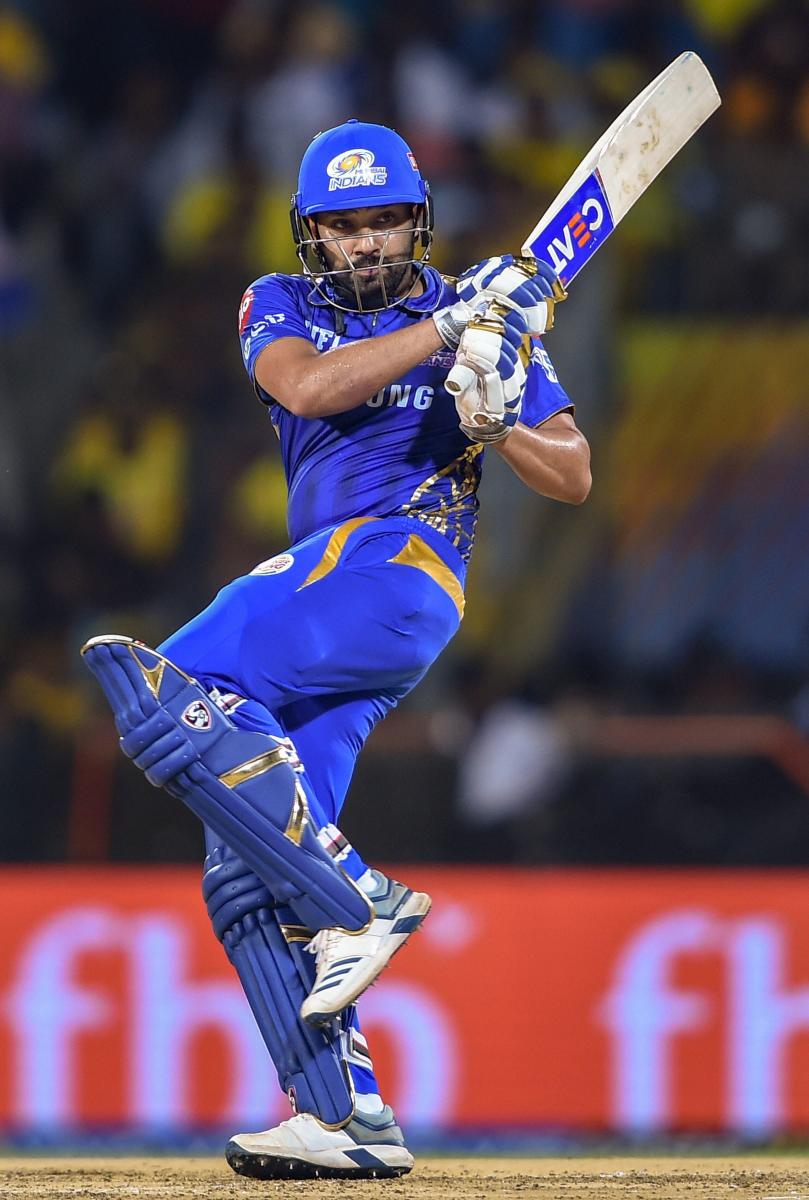
#> input picture Rohit.jpg, 809 x 1200 px
$ python task_1_img_sketch.py
#> lines starting #> are read from the running program, lines starting #| are printed output that depends on the picture

# Data Science Internship @LetsGrowMore.

# Name : Sushil Sharma

# Task 1 :-Image To Pencil Sketch with Python.

# Step 1 :- Import librery.

from google.colab.patches import cv2_imshow
import cv2

# Step 2 :- Read the Image.

Hitmanimage = cv2.imread('Rohit.jpg', 1)
#> Hitmanimage is the input picture: shape (1200, 809, 3); mean B, G, R 93.6, 74.9, 93.6
cv2_imshow(Hitmanimage)

# Step 3 :-Convert Image into Grayscale

gray_image_of_Hitman=cv2.cvtColor(Hitmanimage, cv2.COLOR_BGR2GRAY)
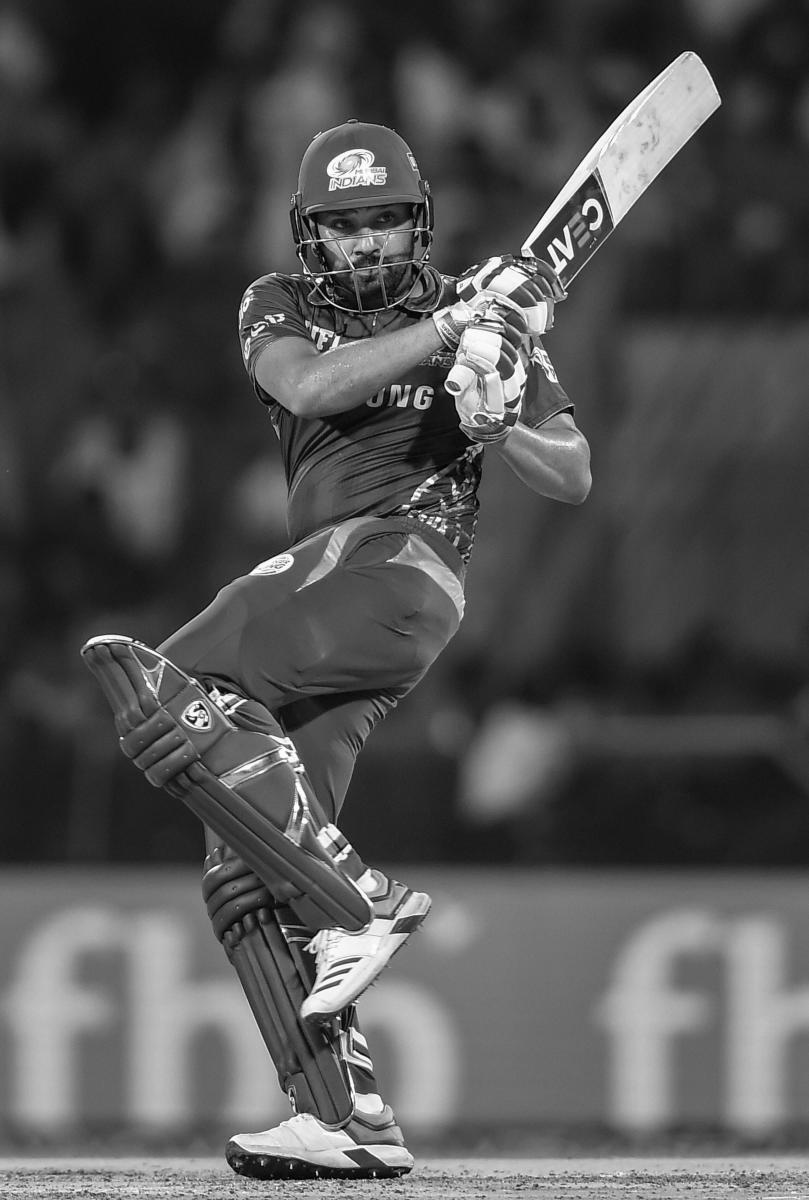
#> gray_image_of_Hitman: shape (1200, 809); min 0, max 255, mean 82.6
cv2_imshow(gray_image_of_Hitman)

# Step 4 :-Invert the gray scale Image

inverted_gray_image_of_Hitman=255-gray_image_of_Hitman
cv2_imshow(inverted_gray_image_of_Hitman)

# Step 5 :-Blur the image by gaussian Function

blurred_img_of_Hitman = cv2.GaussianBlur(inverted_gray_image_of_Hitman, (21,21), 0)
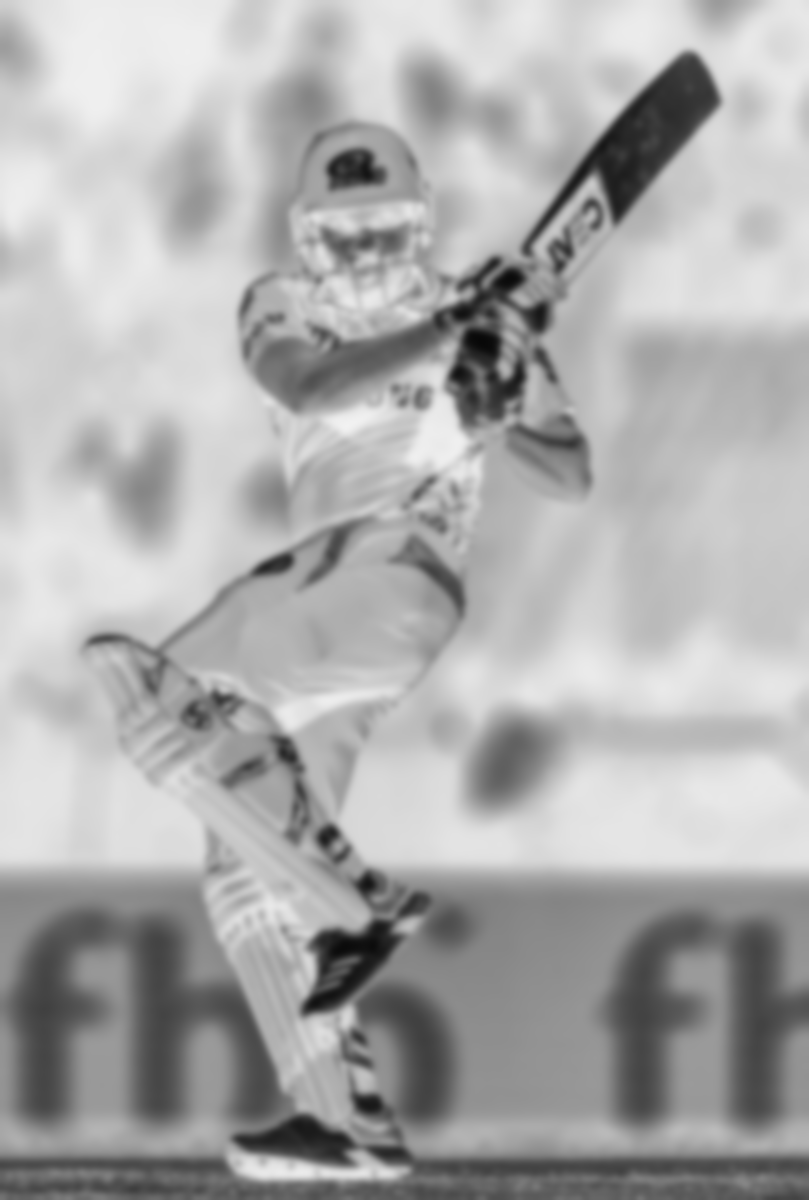
#> blurred_img_of_Hitman: shape (1200, 809); min 8, max 242, mean 172.4
cv2_imshow(blurred_img_of_Hitman)

# Step :-6 Invert the blurred image.


inverted_blurred_image_of_Hitman = 255-blurred_img_of_Hitman
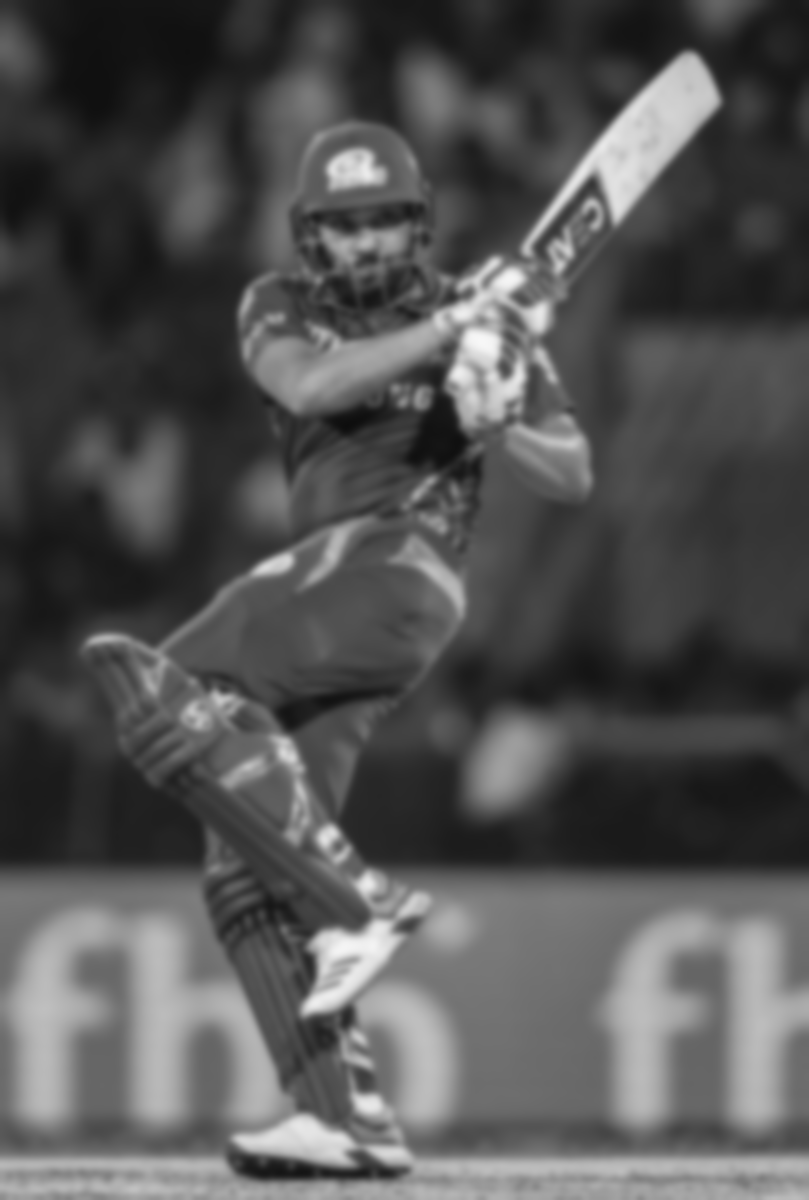
#> inverted_blurred_image_of_Hitman: shape (1200, 809); min 13, max 247, mean 82.6
cv2_imshow(inverted_blurred_image_of_Hitman)

# Step :- 7 Create the pencil sketch image.

pencil_sketch_image_of_Hitman = cv2.divide(gray_image_of_Hitman,inverted_blurred_image_of_Hitman,scale=256.0)
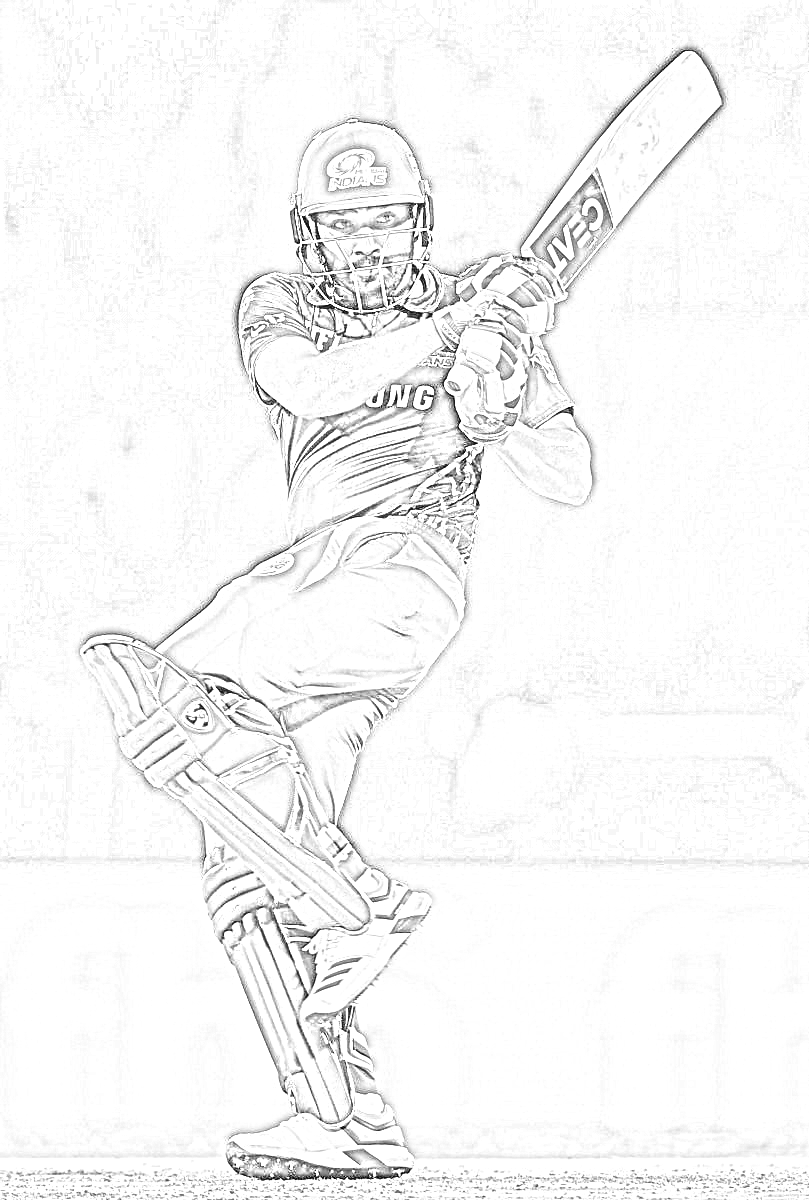
#> pencil_sketch_image_of_Hitman: shape (1200, 809); min 0, max 255, mean 246.4
cv2_imshow(pencil_sketch_image_of_Hitman)
